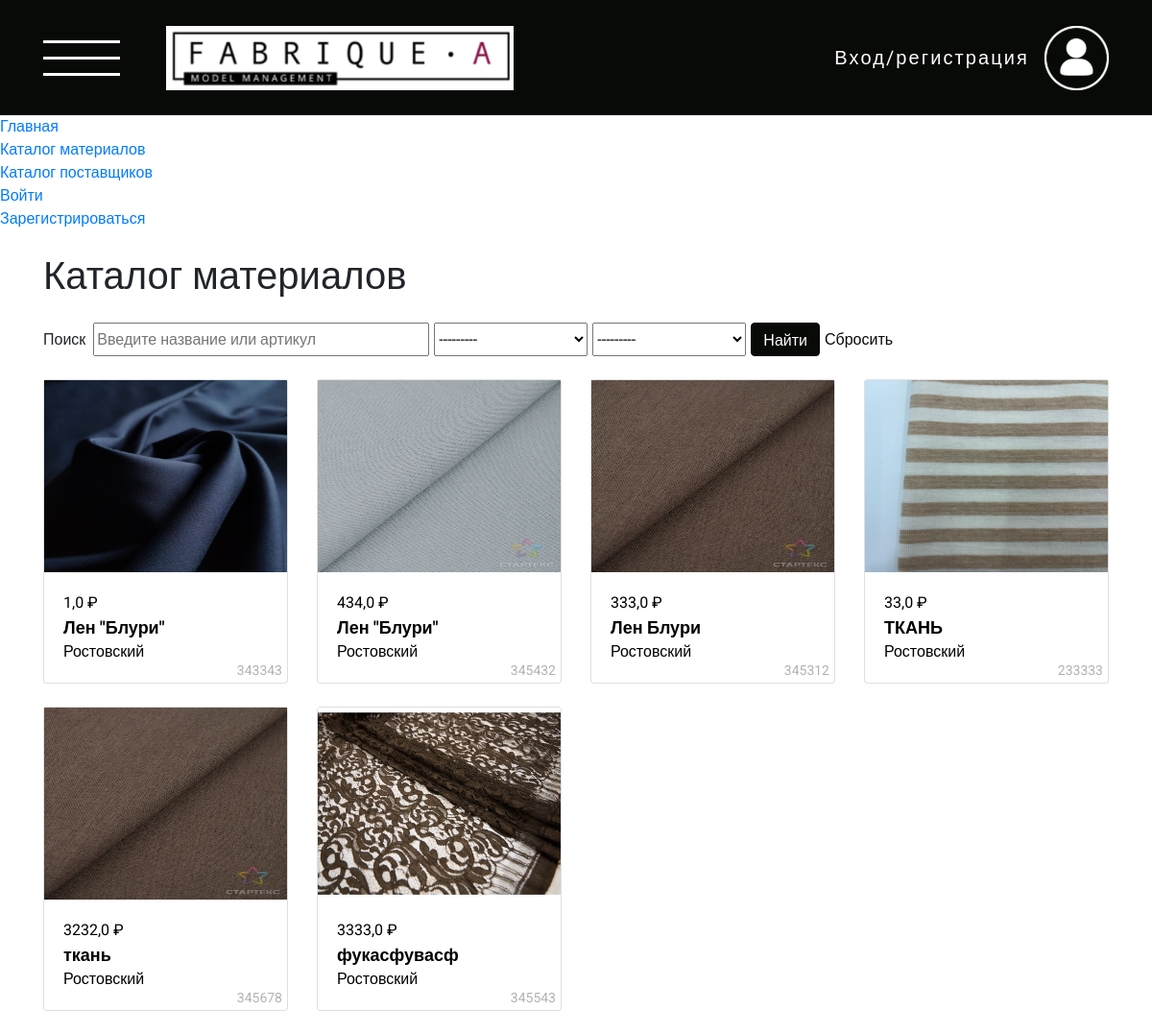
Page /cloth/ on the earlier database version.
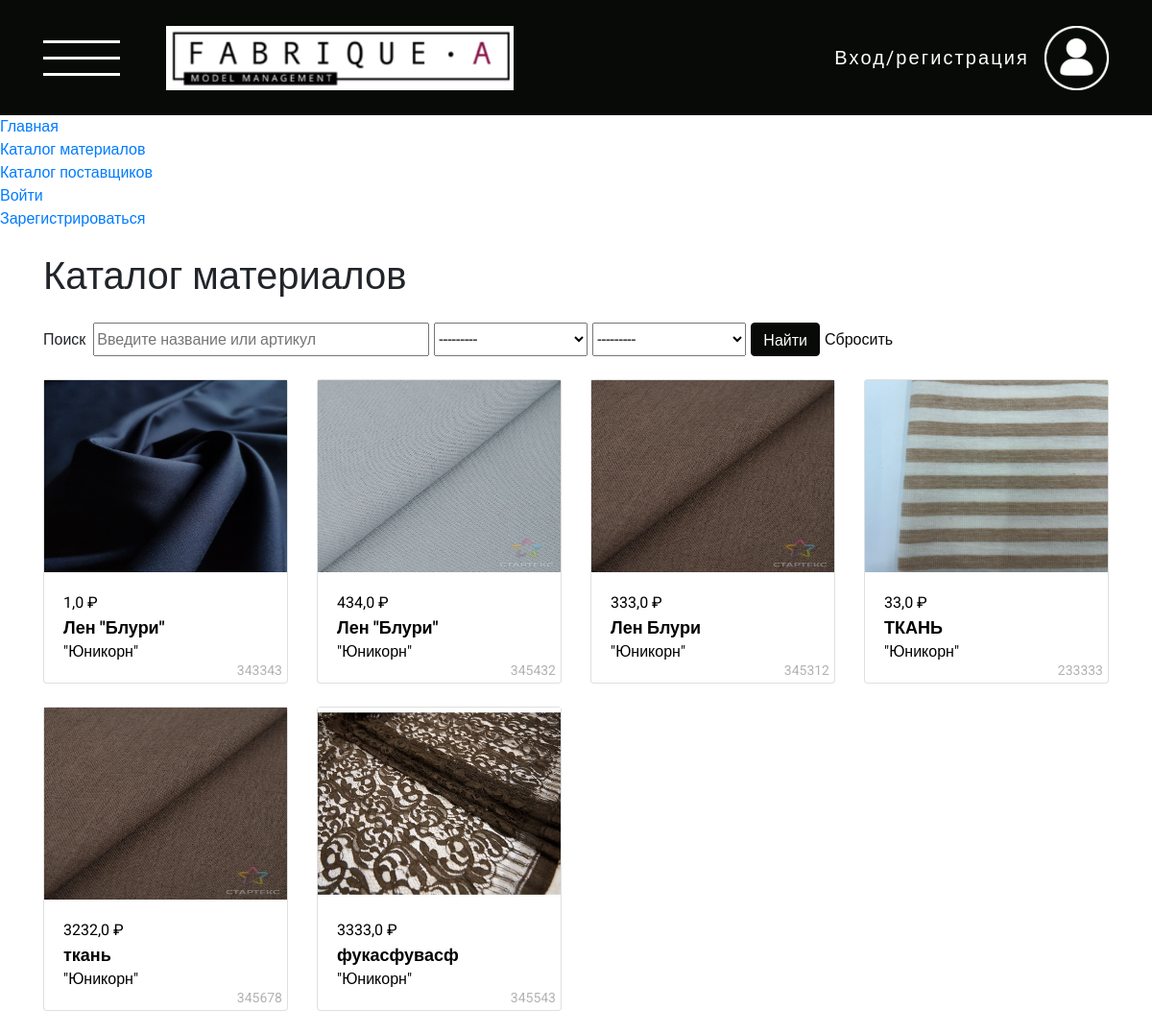
Same page on the later database version.
### cloth/models.py (models this page shows, shortened)
class Cloth(models.Model):
    MATERIAL = [
    ('Текстильные', (
            ('g1e1', 'Хлопок'),
            ('g1e2', 'Лён'),
            ('g1e3', 'Шерсть'),
            ('g1e4', 'Шёлк'),
            ('g1e5', 'Эко-кожа'),
        )
    ),
    ('Технические', (
            ('g2e1', 'Огнестойкая'),
            ('g2e2', 'Для фильтрации'),
            ('g2e3', 'Водостойкая'),
            ('g2e4', 'Обтирочная'),
            ('g2e5', 'Изоляционная'),
        )
    ),
]
    COLOR = [
    ('Без принта', (
            ('white', 'Белый'),
            ('black', 'Черный'),
            ('blue', 'Синий'),
            ('red', 'Красный'),
            ('yellow', 'Жёлтый'),
            ('green', 'Зелёный'),
            ('orange', 'Оранжевый'),
            ('gray', 'Серый'),
            ('brown', 'Коричневый'),
            ('cyan', 'Голубой'),
        )
    ),
    ('С принтом', (
            ('dots', 'Горошек'),
            ('cell', 'Клетка'),
            ('graphic', 'Графический'),
            ('floral', 'Цветочный'),
            ('strip', 'Полоска'),
            ('cartoon', 'Мультяшный'),
        )
    ),
]
    name = models.CharField(max_length=255, verbose_name=_("Название"))
    image = models.ImageField(null=False, blank=False, verbose_name=_("Фото"))
    supplier = models.ForeignKey(Supplier, verbose_name=_("Поставщик"), on_delete=models.CASCADE)
    price = models.FloatField(_("Цена"))
    material = models.CharField(_("Материал"), max_length=25, choices = MATERIAL)
    color = models.CharField(_("Цвет"), max_length=25, choices = COLOR)
    description = models.CharField(max_length=350, null=True, blank=True, verbose_name=_("Описание"))
    article = models.IntegerField(_("Артикул"), unique=True, help_text='6 уникальных цифр')
    class Meta:
        verbose_name = _("Ткань")
        verbose_name_plural = _("Ткани")

class Supplier(models.Model):
    DISTRICT = [
    ('cenral', 'Центральный'),
    ('northwest', 'Северо-западный'),
    ('ural', 'Уральский'),
    ('south', 'Южный'),
    ('privolzhsky', 'Приволжский'),
    ('fareastern', 'Дальневосточный'),
    ('siberian', 'Сибирский'),
]
    name = models.CharField(max_length=254, verbose_name=_("Название"))
    description = models.CharField(max_length=254, verbose_name=_("Описание"), null=True, blank=True)
    date_of_foundation = models.CharField(max_length=254, verbose_name=_("Дата основания"), null=True, blank=True)
    logo = models.ImageField(null=True, blank=True, verbose_name=_("Логотип"))
    district = models.CharField(_("Округ"), max_length=25, choices = DISTRICT)
    types_of_fabrics = models.CharField(_("Виды тканей"), max_length=254, null=True, blank=True)
    address = models.CharField(max_length=254, null=True, blank=True, verbose_name=_("Адрес"))
    phone = models.CharField(max_length=254, null=True, blank=True, verbose_name=_("Номер телефона"))
    email = models.EmailField(_("E-mail"), max_length=254, null=True, blank=True)
    link_to_the_catalog = models.URLField(_("Ссылка на каталог"), max_length=200, null=True, blank=True)
    link_to_the_site = models.URLField(_("Ссылка на сайт"), max_length=200, null=True, blank=True)
    class Meta:
        verbose_name = _("Поставщик")
        verbose_name_plural = _("Поставщики")

### cloth/views.py (the view)
# urls.py: path("", ClothListView.as_view(), name="list"),
class ClothListView(ListView):
    model = Cloth
    template_name = "pages/cloth/list.html"
    def get_context_data(self, **kwargs):
        context = super().get_context_data(**kwargs)
        context['filter'] = ClothFilter(self.request.GET, queryset=self.get_queryset())
        return context

### templates/pages/cloth/list.html (shortened to what this page needs)
{% extends "base.html" %}
{% load static widget_tweaks cloth %}
{% block header %}
  {% include 'include/header.html' %}
{% endblock header %}
{% block content %}
  <section class="cloth-list">
    <div class="container">
      <div class="row">
        <div class="col-12 mt-4">
          <h1>
            Каталог материалов
          </h1>
        </div>
        <div class="col-12 my-4 d-lg-flex align-items-center">
          <p class="mr-2">Поиск</p>
          <form class="d-lg-flex align-items-center" method="GET">
            {% render_field filter.form.name class="cloth-list-form cloth-list-form--name" placeholder="Введите название или артикул"%}
            {% render_field filter.form.material class="cloth-list-form cloth-list-form--material" %}
            {% render_field filter.form.color class="cloth-list-form cloth-list-form--color"%}
            <button type="submit" class="btn cloth-list-btn">Найти</button>
            <a class="cloth-list-reset" href="{% url 'cloth:list' %}" type="submit">Сбросить</a>
          </form>
        </div>
        {% if filter.qs|length == 0 %}
          <div class="col-12 text-center my-5">
            <h3>
              Ничего не найдено
            </h3>
          </div>
        {% elif filter.qs|length > 0 %}
          {% for item in filter.qs %}
            <div class="col-12 col-sm-6 col-lg-4 col-xl-3 mb-4">
              <a class="cloth-link" href="{% url 'cloth:detail' pk=item.pk %}">
                <div class="card h-100">
                  {% if item.image %}
                    <img src="{{item.image.url}}" alt="image" class="cloth-list__img">
                  {% endif %}
                  <div style="position: relative;" class="card-body">
                    <p class="cloth-card-price">{{item.price}} ₽</p>
                    <p class="cloth-card-name">{{item.name}}</p>
                    <p class="cloth-card-supplier">{{item.supplier.name}}</p>
                    <p style="display: block; position: absolute; bottom: 2px; right: 5px; opacity: 0.3; font-size: 14px">{{ item.article }}</p>
                  </div>
                </div>
              </a>
            </div>
          {% endfor %}
        {% endif %}
      </div>
    </div>
  </section>
{% endblock content%}

Differences in the rows shown:
changed through a linked row, Cloth (number 1 of 6 on the later page): supplier.name "Ростовский" → "\"Юникорн\""
changed through a linked row, Cloth (number 2 of 6 on the later page): supplier.name "Ростовский" → "\"Юникорн\""
changed through a linked row, Cloth "Лен Блури": supplier.name "Ростовский" → "\"Юникорн\""
changed through a linked row, Cloth "ТКАНЬ": supplier.name "Ростовский" → "\"Юникорн\""
changed through a linked row, Cloth "ткань": supplier.name "Ростовский" → "\"Юникорн\""
changed through a linked row, Cloth "фукасфувасф": supplier.name "Ростовский" → "\"Юникорн\""
